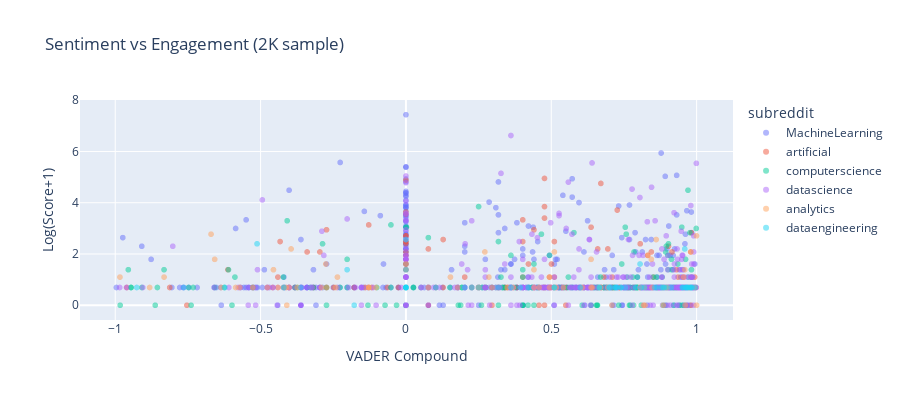

Notebook code for this chart:
### Markdown cell above
## 5.4 Engagement-Sentiment Correlation

### Code cell
# Does negative content get more engagement?
corr_score = stats.pearsonr(df['vader_compound'], np.log1p(df['score']))
corr_comments = stats.pearsonr(df['vader_compound'], np.log1p(df['num_comments']))

print(f"Sentiment ↔ Score correlation:    r={corr_score[0]:+.4f}, p={corr_score[1]:.4e}")
print(f"Sentiment ↔ Comments correlation: r={corr_comments[0]:+.4f}, p={corr_comments[1]:.4e}")

# Interpret direction
score_dir = 'positive' if corr_score[0] > 0 else 'negative'
comment_dir = 'positive' if corr_comments[0] > 0 else 'negative'
print(f"\nInterpretation:")
print(f"  Score: {score_dir} correlation — {'more positive posts tend to score higher' if corr_score[0] > 0 else 'more negative posts tend to score higher'}")
print(f"  Comments: {comment_dir} correlation — {'more positive posts get more comments' if corr_comments[0] > 0 else 'more negative posts get more comments'}")

fig = px.scatter(df.sample(2000, random_state=42),
                 x='vader_compound', y='log_score', color='subreddit',
                 title='Sentiment vs Engagement (2K sample)',
                 labels={'vader_compound': 'VADER Compound', 'log_score': 'Log(Score+1)'},
                 opacity=0.5)
fig.update_layout(height=400)
fig.show()

### Figure 1 — Plotly figure (JSON) as saved in the notebook; plotly's stock layout.template omitted (floating-point values rounded to 4 significant figures; data arrays with more than 128 entries replaced by an {"elided": "..."} marker saying what was removed)
{"data": [{"hovertemplate": "subreddit=MachineLearning<br>VADER Compound=%{x}<br>Log(Score+1)=%{y}<extra></extra>", "legendgroup": "MachineLearning", "marker": {"color": "#636efa", "opacity": 0.5, "symbol": "circle"}, "mode": "markers", "name": "MachineLearning", "showlegend": true, "type": "scattergl", "x": {"elided": "789 float values"}, "xaxis": "x", "y": {"elided": "789 float values"}, "yaxis": "y"}, {"hovertemplate": "subreddit=artificial<br>VADER Compound=%{x}<br>Log(Score+1)=%{y}<extra></extra>", "legendgroup": "artificial", "marker": {"color": "#EF553B", "opacity": 0.5, "symbol": "circle"}, "mode": "markers", "name": "artificial", "showlegend": true, "type": "scattergl", "x": {"elided": "251 float values"}, "xaxis": "x", "y": {"elided": "251 float values"}, "yaxis": "y"}, {"hovertemplate": "subreddit=computerscience<br>VADER Compound=%{x}<br>Log(Score+1)=%{y}<extra></extra>", "legendgroup": "computerscience", "marker": {"color": "#00cc96", "opacity": 0.5, "symbol": "circle"}, "mode": "markers", "name": "computerscience", "showlegend": true, "type": "scattergl", "x": {"elided": "311 float values"}, "xaxis": "x", "y": {"elided": "311 float values"}, "yaxis": "y"}, {"hovertemplate": "subreddit=datascience<br>VADER Compound=%{x}<br>Log(Score+1)=%{y}<extra></extra>", "legendgroup": "datascience", "marker": {"color": "#ab63fa", "opacity": 0.5, "symbol": "circle"}, "mode": "markers", "name": "datascience", "showlegend": true, "type": "scattergl", "x": {"elided": "472 float values"}, "xaxis": "x", "y": {"elided": "472 float values"}, "yaxis": "y"}, {"hovertemplate": "subreddit=analytics<br>VADER Compound=%{x}<br>Log(Score+1)=%{y}<extra></extra>", "legendgroup": "analytics", "marker": {"color": "#FFA15A", "opacity": 0.5, "symbol": "circle"}, "mode": "markers", "name": "analytics", "showlegend": true, "type": "scattergl", "x": [0.0, 0.0, 0.0, 0.0, 0.8467, -0.128, 0.0, 0.8847, 0.4404, -0.4767, 0.2263, 0.0, 0.0, 0.0, 0.0, -0.5859, 0.3485, 0.899, 0.8171, 0.5106, 0.0, 0.0, 0.4939, 0.5106, 0.0, 0.0, 0.0, 0.0, 0.8321, -0.2908, 0.9996, 0.8442, 0.0, -0.5719, -0.2732, -0.4215, 0.2716, 0.885, 0.0, 0.25, 0.6369, 0.9744, 0.25, 0.0, -0.2356, 0.0, 0.0, 0.4939, 0.9935, -0.2755, 0.0, 0.5175, -0.636, -0.5267, 0.0772, -0.4098, 0.7088, 0.3695, 0.0, -0.4118, 0.1531, -0.9837, -0.2411, 0.4404, 0.9999, 0.5106, 0.9613, 0.0, -0.832, -0.3736, -0.128, 0.0, -0.8817, 0.0, 0.6696, 0.0, -0.6705, 0.5423, 0.8205, 0.458, -0.6579, 0.2853, 0.0, 0.8049, 0.296, 0.0, 0.6369, 0.6416, 0.6948, -0.4557, 0.0, 0.9802, 0.6072, 0.0, 0.9593, 0.8225, 0.0, 0.5106, -0.4019, -0.1027, 0.9741, 0.6649, 0.9558, 0.1779, 0.8608, 0.0, -0.395, 0.8943, -0.128, 0.0], "xaxis": "x", "y": [0.6931, 0.6931, 0.6931, 0.6931, 0.6931, 0.6931, 0.6931, 0.0, 1.386, 0.6931, 0.6931, 1.609, 0.6931, 1.386, 0.6931, 0.6931, 0.6931, 0.6931, 0.0, 2.079, 0.6931, 0.6931, 1.099, 0.6931, 0.6931, 0.6931, 0.6931, 0.6931, 1.946, 0.6931, 2.708, 1.792, 0.6931, 0.6931, 0.6931, 0.6931, 2.079, 0.6931, 0.6931, 0.6931, 1.792, 0.6931, 0.6931, 0.6931, 1.099, 0.6931, 0.6931, 0.6931, 0.6931, 1.609, 0.6931, 0.6931, 0.6931, 0.6931, 0.6931, 0.0, 0.0, 0.6931, 0.6931, 0.6931, 1.099, 1.099, 0.6931, 0.6931, 0.0, 0.6931, 0.0, 1.386, 1.099, 0.6931, 0.6931, 0.6931, 0.6931, 0.6931, 0.6931, 0.6931, 2.773, 0.6931, 0.6931, 0.6931, 1.792, 1.099, 0.6931, 0.6931, 0.6931, 0.6931, 0.6931, 0.6931, 0.6931, 1.386, 0.6931, 2.079, 0.6931, 0.6931, 1.386, 0.0, 0.6931, 0.6931, 0.6931, 0.6931, 0.6931, 0.6931, 1.099, 0.6931, 2.565, 0.6931, 2.197, 0.6931, 0.6931, 0.6931], "yaxis": "y"}, {"hovertemplate": "subreddit=dataengineering<br>VADER Compound=%{x}<br>Log(Score+1)=%{y}<extra></extra>", "legendgroup": "dataengineering", "marker": {"color": "#19d3f3", "opacity": 0.5, "symbol": "circle"}, "mode": "markers", "name": "dataengineering", "showlegend": true, "type": "scattergl", "x": [0.8555, 0.4215, 0.0, 0.6652, 0.25, 0.2263, 0.9845, 0.8771, 0.1027, 0.0, 0.0, -0.1779, 0.0, 0.755, 0.7013, 0.5106, 0.0, 0.0, 0.8053, 0.5106, 0.7902, 0.0, 0.3612, 0.9686, 0.7227, -0.7641, 0.7264, -0.5122, 0.6658, 0.9745, 0.8205, 0.8841, 0.2023, 0.9803, 0.9524, 0.0, -0.9261, 0.9129, 0.8631, 0.0, 0.9688, 0.7399, 0.8885, 0.8095, -0.2023, -0.3612, 0.6977, 0.7184, 0.9591, 0.0, 0.0, 0.9609, 0.0, -0.4201, 0.3939, 0.5994, -0.6229, 0.7396, 0.9952, 0.0, 0.9505, 0.0, 0.8968, 0.9638, 0.979, 0.3182, 0.0], "xaxis": "x", "y": [0.6931, 0.6931, 0.6931, 0.6931, 0.6931, 0.6931, 0.6931, 0.6931, 0.6931, 0.6931, 2.565, 0.0, 0.6931, 0.6931, 0.6931, 0.6931, 0.6931, 0.6931, 1.609, 0.6931, 0.6931, 0.6931, 0.6931, 0.6931, 0.6931, 0.6931, 0.6931, 2.398, 0.6931, 0.6931, 0.6931, 0.6931, 0.6931, 0.6931, 0.6931, 0.6931, 0.6931, 0.6931, 0.6931, 0.6931, 0.6931, 0.6931, 0.6931, 0.6931, 1.386, 0.6931, 0.6931, 0.6931, 2.197, 0.6931, 0.6931, 0.6931, 0.6931, 0.6931, 0.6931, 0.6931, 0.6931, 0.6931, 0.6931, 0.6931, 0.6931, 0.6931, 0.6931, 0.6931, 0.6931, 0.6931, 1.386], "yaxis": "y"}], "layout": {"height": 400, "legend": {"title": {"text": "subreddit"}, "tracegroupgap": 0}, "title": {"text": "Sentiment vs Engagement (2K sample)"}, "xaxis": {"anchor": "y", "domain": [0, 1], "title": {"text": "VADER Compound"}}, "yaxis": {"anchor": "x", "domain": [0, 1], "title": {"text": "Log(Score+1)"}}}}
